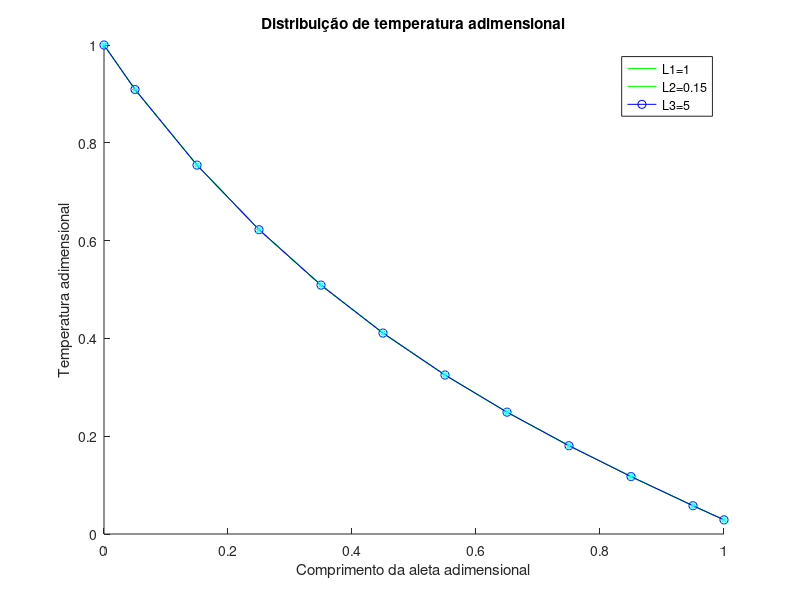
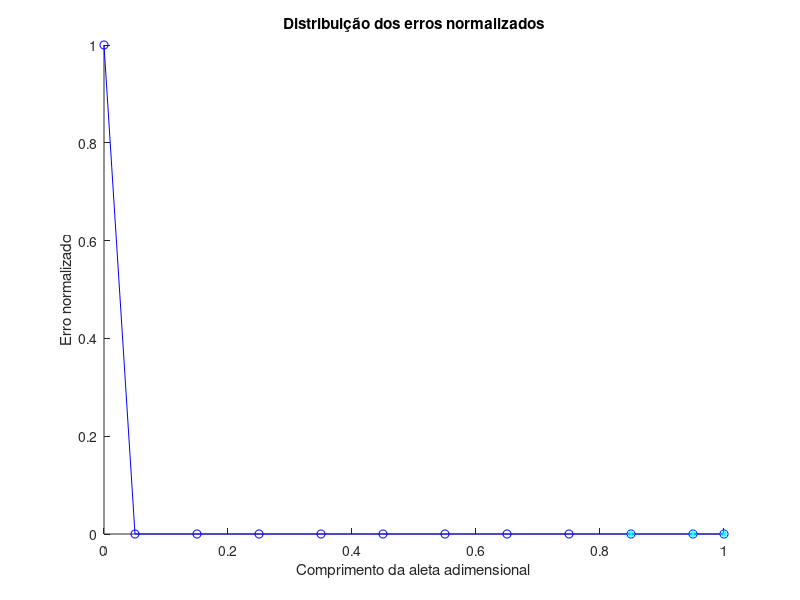

These charts were generated, in order, by the following MATLAB code:
% 2º Trabalho de Dinamica dos Fluidos Computacional
% Algoritmo para calculo da distribuição de temperaturas em uma aleta
% finita de seção constante

% 1-PRE-PROCESSAMENTO------------------------------------------------------
% 1.1-Dados do problema
% 1.1.a-Parametros adimensionais (para considerar na discretização adimensionalizada):
A_st1=1;            % area da seção transversal
L1=1;               % comprimento da aleta
k1=1;               % coefeciente de transferencia de calor por condução
gamma1=1;           % coeficiente de difusão 
betaq1=3;           % coeficiente beta ao quadrado                             
biot1=20;           % número de Biot
tetab1=20;          % temperatura da base

% 1.1.b-Parametros variados (para considerar na discretização dimensionalizada):
A_st2=1;                
P2=1;                    
L2=3/20;                 
k2=1;                % coefeciente de transferencia de calor por condução
h2=400/3;            % coeficiente de transferencia de calor por convecção
betaq2=h2*P2*(L2^2)/(k2*A_st2);
beta2=sqrt(betaq2);        
biot2=h2*L2/k2; 

A_st3=25;                
P3=0.75;                    
L3=5;                 
k3=1;               
h3=4;            
betaq3=h3*P3*(L3^2)/(k3*A_st3);
beta3=sqrt(betaq3);        
biot3=h3*L3/k3; 

tetab2=20;
tetab3=20;
tetainf=5;          % temperatura no infinito
% 1.1.c-Volume de controle e número de pontos 
nvc=10;             % numero de volumes de controle (10, 20 ou 40) 
N=nvc+2;            % numero de pontos
%-------------------------------------------------------------------------%
% 1.2-Criação da malha
% 1.2.a-Vetor da coordenada das faces
alpha=1; % coeficiente constante que depende da uniformidade da malha
for i=1:N+1
    if (i==1) && (i==2)
        x_face1(i)=0;
    elseif (i>=3) && (i<N+1)
        x_face1(i)=L1*((i-2)/(N-2))^alpha; % coordenada das faces
    elseif i==N+1
        x_face1(i)=x_face1(N);
    end
end
for i=1:N+1
    if (i==1) && (i==2)
        x_face2(i)=0;
    elseif (i>=3) && (i<N+1)
        x_face2(i)=L2*((i-2)/(N-2))^alpha; 
    elseif i==N+1
        x_face2(i)=x_face2(N);
    end
end
for i=1:N+1
    if (i==1) && (i==2)
        x_face3(i)=0;
    elseif (i>=3) && (i<N+1)
        x_face3(i)=L3*((i-2)/(N-2))^alpha; 
    elseif i==N+1
        x_face3(i)=x_face3(N);
    end
end
% 1.2.b-vetor distancia entre as faces (tamanho volume)
for i=1:N %(N=nvc+1 e nvc=N-1, nro pontos=nro faces, dist_faces=nro volumes)
    dist_face1(i)=x_face1(i+1)-x_face1(i);
end
for i=1:N 
    dist_face2(i)=x_face2(i+1)-x_face2(i);
end
for i=1:N 
    dist_face3(i)=x_face3(i+1)-x_face3(i);
end
% 1.2.c-vetor coordenada dos pontos
for i=1:N
    x_ponto1(i)=((x_face1(i+1)+x_face1(i)))/2; % coordenada dos pontos
    x_ponto1(N)=x_face1(N);
end
for i=1:N
    x_ponto2(i)=((x_face2(i+1)+x_face2(i)))/2; % coordenada dos pontos
    x_ponto2(N)=x_face2(N);
end
for i=1:N
    x_ponto3(i)=((x_face3(i+1)+x_face3(i)))/2; % coordenada dos pontos
    x_ponto3(N)=x_face3(N);
end
% 1.2.d-vetor distancia entre os pontos
for i=1:N-1 %quantidade desse dist corresponde a quantidade de volumes
    dist_p1(i)=x_ponto1(i+1)-x_ponto1(i); %distancia entre os pontos internos
end
for i=1:N-1 %quantidade desse dist corresponde a quantidade de volumes
    dist_p2(i)=x_ponto2(i+1)-x_ponto2(i); %distancia entre os pontos internos
end
for i=1:N-1 %quantidade desse dist corresponde a quantidade de volumes
    dist_p3(i)=x_ponto3(i+1)-x_ponto3(i); %distancia entre os pontos internos
end
%-------------------------------------------------------------------------%
% PROCESSAMENTO
% 2-Calculo dos coeficientes 
% 2.1-discretização adimensional
for i=1:N
       if i ==1
           a1(i)=1;
           b1(i)=0;
           c1(i)=0;
           d1(i)=tetab1;
       elseif (i>=2) && (i<N)
           b1(i)=gamma1*A_st1/dist_p1(i);
           c1(i)=gamma1*A_st1/dist_p1(i-1);
           a1(i)=b1(i)+c1(i)+betaq1*dist_face1(i);
           d1(i)=0;
       else
           d1(i)=0;
           b1(i)=0;
           c1(i)=gamma1*A_st1/dist_p1(i-1); % condição no contorno
           a1(i)=b1(i)+c1(i)+biot1;         % condição no contorno
       end
   end
% 2.2-discretização dimensional   
   for i=1:N
       if i ==1
           a2(i)=1;
           b2(i)=0;
           c2(i)=0;
           d2(i)=tetab2;
       elseif (i>=2) && (i<N)
           b2(i)=k2*A_st2/dist_p2(i);
           c2(i)=k2*A_st2/dist_p2(i-1);
           a2(i)=b2(i)+c2(i)+h2*P2*dist_face2(i);
           d2(i)=h2*P2*tetainf*dist_face2(i);
       else
           b2(i)=0;
           d2(i)=h2*A_st2*tetainf;
           c2(i)=k2*A_st2/dist_p2(i-1); % condição no contorno
           a2(i)=b2(i)+c2(i)+h2*A_st2;  % condição no contorno
       end
   end
      for i=1:N
       if i ==1
           a3(i)=1;
           b3(i)=0;
           c3(i)=0;
           d3(i)=tetab3;
       elseif (i>=2) && (i<N)
           b3(i)=k3*A_st3/dist_p3(i);
           c3(i)=k3*A_st3/dist_p3(i-1);
           a3(i)=b3(i)+c3(i)+h3*P3*dist_face3(i);
           d3(i)=h3*P3*tetainf*dist_face3(i);
       else
           b3(i)=0;
           d3(i)=h3*A_st3*tetainf;
           c3(i)=k3*A_st3/dist_p3(i-1);
           a3(i)=b3(i)+c3(i)+h3*A_st3;
       end
   end
% 2.3-procedimento de Thomas
% Caso adimensional
for i=1:N
    if i==1
        p1(i)=b1(i)/a1(i); 
        q1(1)=d1(i)/a1(i);
    else
        t1(i)=a1(i)-c1(i)*p1(i-1);
        p1(i)=b1(i)/t1(i);
        q1(i)=(d1(i)+c1(i)*q1(i-1))/t1(i);
    end
end
for i=N:-1:1
    if i==N
        x1(i)=q1(i);
    elseif (i<=N-1) && (i>=2)
        x1(i)=q1(i)+p1(i)*x1(i+1);
    else
        x1(i)=tetab1;
    end
end
% Caso dimensional
for i=1:N
    if i==1
        p2(i)=b2(i)/a2(i); 
        q2(1)=d2(i)/a2(i);
    else
        t2(i)=a2(i)-c2(i)*p2(i-1);
        p2(i)=b2(i)/t2(i);
        q2(i)=(d2(i)+c2(i)*q2(i-1))/t2(i);
    end
end
for i=N:-1:1
    if i==N
        x2(i)=q2(i);
    elseif (i<=N-1) && (i>=2)
        x2(i)=q2(i)+p2(i)*x2(i+1);
    else
        x2(i)=tetab2;
    end
end
for i=1:N
    if i==1
        p3(i)=b3(i)/a3(i); 
        q3(1)=d3(i)/a3(i);
    else
        t3(i)=a3(i)-c3(i)*p3(i-1);
        p3(i)=b3(i)/t3(i);
        q3(i)=(d3(i)+c3(i)*q3(i-1))/t3(i);
    end
end
for i=N:-1:1
    if i==N
        x3(i)=q3(i);
    elseif (i<=N-1) && (i>=2)
        x3(i)=q3(i)+p3(i)*x3(i+1);
    else
        x3(i)=tetab3;
    end
end
for i=1:N
    Tadm1(i)=x1(i)/tetab1;
    Tadm2(i)=(x2(i)-tetainf)/(tetab2-tetainf);
    Tadm3(i)=(x3(i)-tetainf)/(tetab3-tetainf); 
end
% Temperaturas adimensionais
figure (1)
hold on
% perfil adimensional (L1) ao longo da aleta
plot(x_ponto1/L1,Tadm1, 'g'), grid
% distribuição de temperaturas adimensionais
plot(x_ponto1/L1,Tadm1, 'g'), grid
plot(x_ponto2/L2,Tadm2, 'b-o'), grid
plot(x_ponto3/L3,Tadm3, 'c*'), grid

legend('L1=1','L2=0.15', 'L3=5')
title ('Distribuição de temperatura adimensional')
xlabel ('Comprimento da aleta adimensional')
ylabel ('Temperatura adimensional')

%-------------------------------------------------------------------------%
% 3-POS-PROCESSAMENTO
% 3.1-Solução exata
m=sqrt(h2*P2/(k2*A_st2));
den2=cosh(m*L2)+(h2/(m*L2))*sinh(m*L2);
den3=cosh(m*L3)+(h3/(m*L3))*sinh(m*L3);
for i=1:N
    Ex2(i)=(cosh(m*L2*(1-x_ponto2(i)/L2)+(h2/(m*L2))*sinh(m*L2*(1-x_ponto2(i)/L2))))/den2;
    Ex3(i)=(cosh(m*L3*(1-x_ponto3(i)/L3)+(h3/(m*L3))*sinh(m*L3*(1-x_ponto3(i)/L3))))/den3;
end

% 3.2-Erros normalizados
for i=1:N
    erron2(i)=abs((Tadm2(i)-Ex2(i))/(Ex2(1)-Ex2(N)));
    erron3(i)=abs((Tadm3(i)-Ex3(i))/(Ex3(1)-Ex3(N)));
end
figure (2)
hold on

plot(x_ponto2/L2,erron2, 'b-o'), grid
plot(x_ponto3/L3,erron3, 'c*'), grid
title ('Distribuição dos erros normalizados')
xlabel ('Comprimento da aleta adimensional')
ylabel ('Erro normalizado')
csvwrite('Erro normalizado2_10vc.csv',[(x_ponto2/L2), erron2]);
csvwrite('Erro normalizado3_10vc.csv',[(x_ponto3/L3), erron3]);

% 3.3-Perda de calor adimensional na base da aleta
M2=(sqrt(h2*P2*k2*A_st2))*tetab2;
M3=(sqrt(h3*P3*k3*A_st3))*tetab3;
Mad2=M2*(L2/(k2*A_st2*tetab2)); %coeficiente M adimensionalizado. Madm=raiz(Betaq)
Mad3=M3*(L3/(k3*A_st3*tetab3));
q_a2=Mad2*((sinh(m*L2)+(h2/(m*L2))*cosh(m*L2)))/(cosh(m*L2)+(h2/(m*L2))*sinh(m*L2));
q_a3=Mad3*((sinh(m*L3)+(h3/(m*L3))*cosh(m*L3)))/(cosh(m*L3)+(h3/(m*L3))*sinh(m*L3));

% 3.4-Balanço global
betaq=3;
for i=1:N
    x_adm2(i)=(x_ponto2(i)/L2);
    x_adm3(i)=(x_ponto3(i)/L3);
end

Jin2=-(Tadm2(2)-Tadm2(1))/(x_adm2(2)-x_adm2(1));
Jout2=-(Tadm2(N)-Tadm2(N-1))/(x_adm2(N)-x_adm2(N-1));
soma2=0;
for i=1:N
    S2(i)=-betaq*Tadm2(i)*(dist_face2(i))/L2;
    soma2=soma2+S2(i);
end
Bal2=Jin2-Jout2+soma2;

Jin3=-(Tadm3(2)-Tadm3(1))/(x_adm3(2)-x_adm3(1));
Jout3=-(Tadm3(N)-Tadm3(N-1))/(x_adm3(N)-x_adm3(N-1));
soma3=0;
for i=1:N
    S3(i)=-betaq*Tadm3(i)*(dist_face3(i))/L3;
    soma3=soma3+S3(i);
end
Bal3=Jin3-Jout3+soma3;



